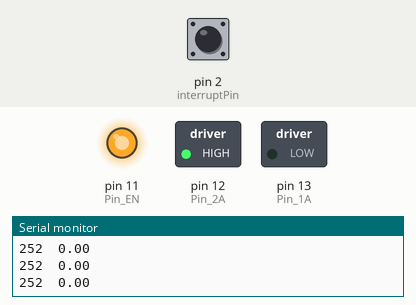
A sketch run on a simulated Arduino Nano, built with avr-gcc and run on an emulated ATmega328P. On the bench: switched loads named in the sketch (green lamp = pin HIGH), output pins drawn as LEDs (lit = HIGH), the last lines printed to the serial monitor. The test bench sets the inputs (shaded band); at power-on: pin 2 (interruptPin) LOW. Random numbers use the default seed unless the sketch sets one.

Above: at 0.07 s.
At 2.87 s:
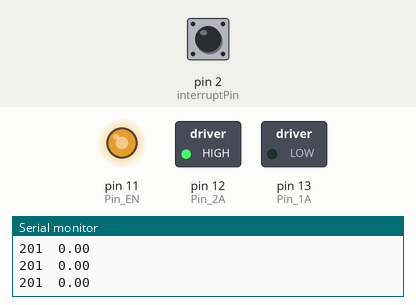
At 21.28 s:
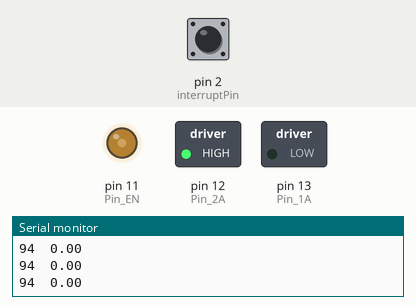
At 38.37 s:
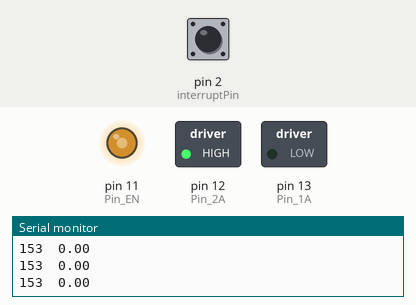
Timing chart, 0 to 40.0 s (numbered marks = the images above):
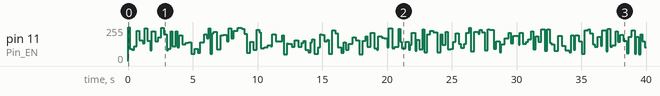

The sketch:

motor_identification.ino
```cpp
//DC motor identification with arduino nano
///////////////////////////////
//PROGRAMA PARA LA IDENTIFICACIÓN DE UN MOTOR DE CORRIENTE DIRECTA DC
///////////////////////////////
//LIBRERIA PARA UTILIZAR EL TIMER DEL ARDUINO
#include<TimerOne.h>
/////////////////////////////
//Declarar los pines
//Decalración de los pines de la placa de Arduino
//Pin_1A y el Pin_2A para definir el sentido del giro del motor
//Pin_EN para la señal PWM
const int Pin_1A=13;                  //Definir el sentido de giro
const int Pin_2A=12;                  //Definir el sentido de giro
const int Pin_EN=11;
//Declaración del pin de interrupcion externa
const int interruptPin=2;
////////////////////////////////
//Contar pulsos del encoder para caluclar la velocidad del motor
long unsigned int counter=0;        //contador de pulsos del encoder
//Variable de señal PWM
//PWM=voltaje promedio entregado al motor
int PWM=0;
///////////////////////////////
//Variable para almacenar la velocidad del motor en RPM
double velocidad_rpm=0;
/////////////////////////////////
//Variable de tiempo
float tiempo=0.0;
/////////////////////////////////


//Configuración de los modos de operacion de los pines (entradas/salidas)
void setup() {
  // put your setup code here, to run once:
  pinMode(Pin_1A, OUTPUT);
  pinMode(Pin_2A, OUTPUT);
  pinMode(Pin_EN, OUTPUT);
  pinMode(interruptPin, INPUT);
  //Sentido de giro del motor
  digitalWrite(Pin_1A, LOW);
  digitalWrite(Pin_2A, HIGH);
  /////////////////////////////////
  //Interrupcion en el encoder
  //Cada vez que se detecte un flanco de subida se ejecuta la interrupcion
  attachInterrupt(digitalPinToInterrupt(interruptPin),counting,RISING);      //Pin que va a generar la interrupcion, funcion que va a contar los pulsos, RISING=flanco de subida
  //Timer: se dispara cada 0.01 segundos
  Timer1.initialize(20000);
  //Asociar el timer a la interrupcion
  Timer1.attachInterrupt(ISR_RevolucionesPorMinuto);    //rutina de servicio de interrupcion
  //Comunicacion serial de 9600baudios
  Serial.begin(9600);
}

void loop() {
  // put your main code here, to run repeatedly:
  /////////////////////////////////
  //Generacion de la señal PWM
  //Opcion 1 --> entrada constante
  //Señal no aleatoria
  /*PWM=255;
  analogWrite(Pin_EN, PWM);
  delay(1000);
  PWM=0;
  analogWrite(Pin_EN, PWM);
  delay(1000);*/
  //Opcion 2 --> señal aleatoria
  PWM=random(50,255);        //señal pseudoaleatorio
  analogWrite(Pin_EN,PWM);
  delay(random(100,300));
}

//Funciones de interrupcion y de conteo
//Funcion de conteo
void counting(){
  //Contador
  counter++;
}

//Funcion de velocidad
void ISR_RevolucionesPorMinuto(){
  //velocidad_RPM=(60)*contador/(resolucion_encoder*Ts)
  //Contador=numero de pulsos
  //Ts=periodo de muestreo
  velocidad_rpm=(60)*counter/(11*0.02);
  velocidad_rpm=velocidad_rpm/50;
  tiempo=tiempo+0.02;
  /////////////////////////
  //Impresion de resultados
  Serial.print(PWM);
  Serial.print("\t");
  Serial.println(velocidad_rpm);
  counter=0;
}
```

Measured:
- by itself, pin 11 (Pin_EN): 0/255 → 252/255 at 0.00 s, → 93/255 0.15 s later, → 85/255 0.16 s later, → 109/255 0.17 s later, … (195 changes in this stretch)
